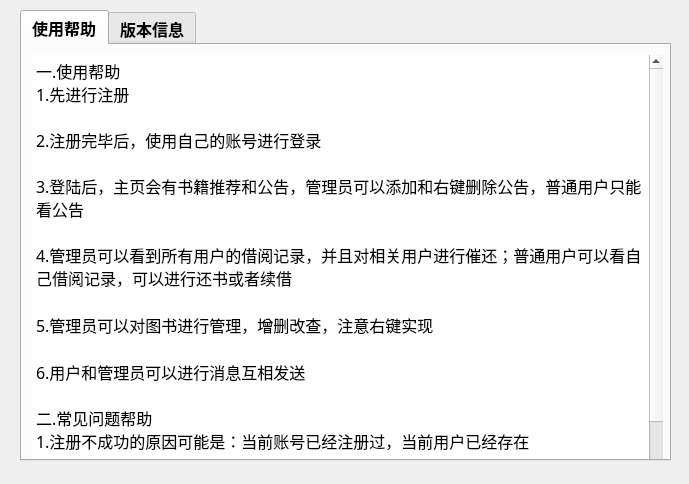
<?xml version="1.0" encoding="UTF-8"?>
<ui version="4.0">
 <class>Form</class>
 <widget class="QWidget" name="Form">
  <property name="geometry">
   <rect>
    <x>0</x>
    <y>0</y>
    <width>689</width>
    <height>484</height>
   </rect>
  </property>
  <property name="windowTitle">
   <string>Form</string>
  </property>
  <widget class="QTabWidget" name="tabWidget">
   <property name="geometry">
    <rect>
     <x>20</x>
     <y>10</y>
     <width>651</width>
     <height>451</height>
    </rect>
   </property>
   <property name="sizePolicy">
    <sizepolicy hsizetype="Expanding" vsizetype="Expanding">
     <horstretch>0</horstretch>
     <verstretch>0</verstretch>
    </sizepolicy>
   </property>
   <property name="font">
    <font>
     <family>宋体</family>
     <pointsize>12</pointsize>
     <weight>75</weight>
     <bold>true</bold>
    </font>
   </property>
   <property name="currentIndex">
    <number>0</number>
   </property>
   <widget class="QWidget" name="tab_help">
    <attribute name="title">
     <string>使用帮助</string>
    </attribute>
    <widget class="QTextEdit" name="textEdit">
     <property name="geometry">
      <rect>
       <x>10</x>
       <y>10</y>
       <width>631</width>
       <height>441</height>
      </rect>
     </property>
     <property name="frameShape">
      <enum>QFrame::NoFrame</enum>
     </property>
     <property name="lineWidth">
      <number>0</number>
     </property>
     <property name="readOnly">
      <bool>true</bool>
     </property>
     <property name="html">
      <string>&lt;!DOCTYPE HTML PUBLIC &quot;-//W3C//DTD HTML 4.0//EN&quot; &quot;http://www.w3.org/TR/REC-html40/strict.dtd&quot;&gt;
&lt;html&gt;&lt;head&gt;&lt;meta name=&quot;qrichtext&quot; content=&quot;1&quot; /&gt;&lt;style type=&quot;text/css&quot;&gt;
p, li { white-space: pre-wrap; }
&lt;/style&gt;&lt;/head&gt;&lt;body style=&quot; font-family:'宋体'; font-size:12pt; font-weight:600; font-style:normal;&quot;&gt;
&lt;p style=&quot; margin-top:0px; margin-bottom:0px; margin-left:0px; margin-right:0px; -qt-block-indent:0; text-indent:0px;&quot;&gt;&lt;span style=&quot; font-family:'SimSun'; font-weight:400;&quot;&gt;一.使用帮助&lt;br /&gt;1.先进行注册&lt;/span&gt;&lt;/p&gt;
&lt;p style=&quot; margin-top:0px; margin-bottom:0px; margin-left:0px; margin-right:0px; -qt-block-indent:0; text-indent:0px;&quot;&gt;&lt;span style=&quot; font-family:'SimSun'; font-weight:400;&quot;&gt;&lt;br /&gt;2.注册完毕后，使用自己的账号进行登录&lt;/span&gt;&lt;/p&gt;
&lt;p style=&quot; margin-top:0px; margin-bottom:0px; margin-left:0px; margin-right:0px; -qt-block-indent:0; text-indent:0px;&quot;&gt;&lt;span style=&quot; font-family:'SimSun'; font-weight:400;&quot;&gt;&lt;br /&gt;3.登陆后，主页会有书籍推荐和公告，管理员可以添加和右键删除公告，普通用户只能看公告&lt;/span&gt;&lt;/p&gt;
&lt;p style=&quot; margin-top:0px; margin-bottom:0px; margin-left:0px; margin-right:0px; -qt-block-indent:0; text-indent:0px;&quot;&gt;&lt;span style=&quot; font-family:'SimSun'; font-weight:400;&quot;&gt;&lt;br /&gt;4.管理员可以看到所有用户的借阅记录，并且对相关用户进行催还；普通用户可以看自己借阅记录，可以进行还书或者续借&lt;/span&gt;&lt;/p&gt;
&lt;p style=&quot;-qt-paragraph-type:empty; margin-top:0px; margin-bottom:0px; margin-left:0px; margin-right:0px; -qt-block-indent:0; text-indent:0px; font-family:'SimSun'; font-weight:400;&quot;&gt;&lt;br /&gt;&lt;/p&gt;
&lt;p style=&quot; margin-top:0px; margin-bottom:0px; margin-left:0px; margin-right:0px; -qt-block-indent:0; text-indent:0px;&quot;&gt;&lt;span style=&quot; font-family:'SimSun'; font-weight:400;&quot;&gt;5.管理员可以对图书进行管理，增删改查，注意右键实现&lt;/span&gt;&lt;/p&gt;
&lt;p style=&quot;-qt-paragraph-type:empty; margin-top:0px; margin-bottom:0px; margin-left:0px; margin-right:0px; -qt-block-indent:0; text-indent:0px; font-family:'SimSun'; font-weight:400;&quot;&gt;&lt;br /&gt;&lt;/p&gt;
&lt;p style=&quot; margin-top:0px; margin-bottom:0px; margin-left:0px; margin-right:0px; -qt-block-indent:0; text-indent:0px;&quot;&gt;&lt;span style=&quot; font-family:'SimSun'; font-weight:400;&quot;&gt;6.用户和管理员可以进行消息互相发送&lt;br /&gt;&lt;/span&gt;&lt;/p&gt;
&lt;p align=&quot;justify&quot; style=&quot; margin-top:0px; margin-bottom:0px; margin-left:0px; margin-right:0px; -qt-block-indent:0; text-indent:0px;&quot;&gt;&lt;span style=&quot; font-family:'SimSun'; font-weight:400;&quot;&gt;二.常见问题帮助&lt;br /&gt;1.注册不成功的原因可能是：当前账号已经注册过，当前用户已经存在&lt;/span&gt;&lt;/p&gt;
&lt;p align=&quot;justify&quot; style=&quot; margin-top:0px; margin-bottom:0px; margin-left:0px; margin-right:0px; -qt-block-indent:0; text-indent:0px;&quot;&gt;&lt;span style=&quot; font-family:'SimSun'; font-weight:400;&quot;&gt;&lt;br /&gt;2.登陆不成功的原因可能是：当前用户不存在，当前用户名与密码不匹配&lt;/span&gt;&lt;/p&gt;
&lt;p align=&quot;justify&quot; style=&quot; margin-top:0px; margin-bottom:0px; margin-left:0px; margin-right:0px; -qt-block-indent:0; text-indent:0px;&quot;&gt;&lt;span style=&quot; font-family:'SimSun'; font-weight:400;&quot;&gt;&lt;br /&gt;3.添加不成功的原因可能是：该图书已存在&lt;/span&gt;&lt;/p&gt;
&lt;p align=&quot;justify&quot; style=&quot;-qt-paragraph-type:empty; margin-top:0px; margin-bottom:0px; margin-left:0px; margin-right:0px; -qt-block-indent:0; text-indent:0px; font-family:'SimSun'; font-weight:400;&quot;&gt;&lt;br /&gt;&lt;/p&gt;&lt;/body&gt;&lt;/html&gt;</string>
     </property>
    </widget>
   </widget>
   <widget class="QWidget" name="tab_about">
    <attribute name="title">
     <string>版本信息</string>
    </attribute>
    <widget class="QTextEdit" name="textEdit_2">
     <property name="geometry">
      <rect>
       <x>10</x>
       <y>10</y>
       <width>631</width>
       <height>401</height>
      </rect>
     </property>
     <property name="frameShape">
      <enum>QFrame::NoFrame</enum>
     </property>
     <property name="lineWidth">
      <number>0</number>
     </property>
     <property name="html">
      <string>&lt;!DOCTYPE HTML PUBLIC &quot;-//W3C//DTD HTML 4.0//EN&quot; &quot;http://www.w3.org/TR/REC-html40/strict.dtd&quot;&gt;
&lt;html&gt;&lt;head&gt;&lt;meta name=&quot;qrichtext&quot; content=&quot;1&quot; /&gt;&lt;style type=&quot;text/css&quot;&gt;
p, li { white-space: pre-wrap; }
&lt;/style&gt;&lt;/head&gt;&lt;body style=&quot; font-family:'宋体'; font-size:12pt; font-weight:600; font-style:normal;&quot;&gt;
&lt;p style=&quot;-qt-paragraph-type:empty; margin-top:0px; margin-bottom:0px; margin-left:0px; margin-right:0px; -qt-block-indent:0; text-indent:0px;&quot;&gt;&lt;br /&gt;&lt;/p&gt;
&lt;p style=&quot; margin-top:0px; margin-bottom:0px; margin-left:0px; margin-right:0px; -qt-block-indent:0; text-indent:0px;&quot;&gt;&lt;span style=&quot; font-family:'SimSun'; font-weight:400;&quot;&gt;1.版本号：V1.1.2&lt;br /&gt;&lt;br /&gt;2.开发时间：2024.3.7-2024.5.30&lt;br /&gt;&lt;br /&gt;3.开发者信息：&lt;br /&gt;	学校：北京邮电大学&lt;br /&gt;	学院：计算机学院（国家示范性软件学院）&lt;br /&gt;	专业：软件工程&lt;br /&gt;	班级：2022211316班&lt;br /&gt;	姓名：王馨田、熊瑞、李佳然&lt;br /&gt;	学号：2022211474、2022211472、2022211476&lt;br /&gt;	&lt;/span&gt;&lt;/p&gt;&lt;/body&gt;&lt;/html&gt;</string>
     </property>
    </widget>
   </widget>
  </widget>
 </widget>
 <resources/>
 <connections/>
</ui>
